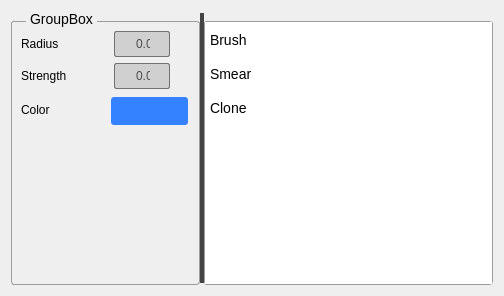
<?xml version="1.0" encoding="UTF-8"?>
<ui version="4.0">
 <class>FGETexturePaintForm</class>
 <widget class="QWidget" name="FGETexturePaintForm">
  <property name="geometry">
   <rect>
    <x>0</x>
    <y>0</y>
    <width>504</width>
    <height>296</height>
   </rect>
  </property>
  <property name="windowTitle">
   <string>Form</string>
  </property>
  <property name="styleSheet">
   <string notr="true">QDoubleSpinBox {
	height : 24px;
}

QGroupBox {
    border: 1px solid ;
	border-color: rgb(156, 156, 156);
    margin-top: 10px;
    font-size: 14px;
    border-radius: 3px;
}

QGroupBox::title {
	top:0px;
	left : 15px;
    subcontrol-origin: margin;
    subcontrol-position: top left;
    padding: 0px 2px;
}

QSplitter {
	border-color: rgb(156, 156, 156);
}

QSplitter::handle:horizontal {
	background-color : #444444;
	width: 13px;
	margin-top: 2px;
	margin-bottom: 2px;
	border-radius: 4px;
}
QListWidget{
    border: 1px solid ;
	border-color: rgb(156, 156, 156);
    margin-top: 10px;
    font-size: 14px;
    border-radius: 3px;
}
QListWidget::item{
	height : 32px;
    margin: 2px  2px 0px 2px;
    border-radius: 3px;
	cursor : pointer;
}
.QPushButton#color_pushButton{
	background-color: rgb(52, 130, 255);
	height : 28px;
    margin: 2px  2px 0px 2px;
    border-radius: 3px;
	cursor : pointer;
}



QDoubleSpinBox {
	margin-left: 20px;  /* make room for the arrows */
	margin-right: 20px;  /* make room for the arrows */
	border-radius:2px;
	color: rgb(76, 76, 76);
    text-align: center;
	border: 1 solid rgb(113, 113, 113);
	background-color: rgb(208, 208, 208);
}

QDoubleSpinBox::up-button  {
	subcontrol-origin: margin;
	subcontrol-position: center left;

	width: 19px;
	border-width: 1px;
}

QDoubleSpinBox::up-arrow  {
	image: url(:/Icons/svg/plus-icon.svg);
	min-width: 19px;
	min-height: 22px;	
	max-width: 19px;
	max-height: 22px;
	height: 22px;
	width: 19px;
	border: 1 solid rgb(113, 113, 113);
	background-color: rgb(172, 172, 172);
}

QDoubleSpinBox::up-button:pressed  {
	top: 1px;
	right: 1px;
}

QDoubleSpinBox::down-button  {
	subcontrol-origin: margin;
	subcontrol-position: center right;
	width: 19px;
	border-width: 1px;
}

QDoubleSpinBox::down-arrow  {
	image: url(:/Icons/svg/minus-icon.svg);
	min-width: 19px;
	min-height: 22px;	
	max-width: 19px;
	max-height: 22px;
	height: 22px;
	width: 19px;
	border: 1 solid rgb(113, 113, 113);
	
	background-color: rgb(172, 172, 172);
}

QDoubleSpinBox::down-button:pressed  {
top: 1px;
left: 1px;
}
</string>
  </property>
  <layout class="QGridLayout" name="gridLayout_2">
   <item row="0" column="0">
    <widget class="QSplitter" name="splitter">
     <property name="orientation">
      <enum>Qt::Horizontal</enum>
     </property>
     <widget class="QGroupBox" name="groupBox">
      <property name="title">
       <string>GroupBox</string>
      </property>
      <layout class="QGridLayout" name="gridLayout">
       <item row="0" column="0">
        <layout class="QHBoxLayout" name="horizontalLayout">
         <item>
          <widget class="QLabel" name="label">
           <property name="text">
            <string>Radius</string>
           </property>
          </widget>
         </item>
         <item>
          <widget class="QDoubleSpinBox" name="doubleSpinBox"/>
         </item>
        </layout>
       </item>
       <item row="1" column="0">
        <layout class="QHBoxLayout" name="horizontalLayout_2">
         <item>
          <widget class="QLabel" name="label_2">
           <property name="text">
            <string>Strength</string>
           </property>
          </widget>
         </item>
         <item>
          <widget class="QDoubleSpinBox" name="doubleSpinBox_2"/>
         </item>
        </layout>
       </item>
       <item row="2" column="0">
        <layout class="QHBoxLayout" name="horizontalLayout_3">
         <item>
          <widget class="QLabel" name="label_3">
           <property name="text">
            <string>Color</string>
           </property>
          </widget>
         </item>
         <item>
          <widget class="QPushButton" name="color_pushButton">
           <property name="styleSheet">
            <string notr="true"/>
           </property>
           <property name="text">
            <string/>
           </property>
          </widget>
         </item>
        </layout>
       </item>
       <item row="3" column="0">
        <spacer name="verticalSpacer">
         <property name="orientation">
          <enum>Qt::Vertical</enum>
         </property>
         <property name="sizeHint" stdset="0">
          <size>
           <width>20</width>
           <height>139</height>
          </size>
         </property>
        </spacer>
       </item>
      </layout>
     </widget>
     <widget class="QListWidget" name="listWidget">
      <item>
       <property name="text">
        <string>Brush</string>
       </property>
       <property name="icon">
        <iconset resource="../../../icons.qrc">
         <normaloff>:/Icons/svg/material_display_mode2.svg</normaloff>:/Icons/svg/material_display_mode2.svg</iconset>
       </property>
      </item>
      <item>
       <property name="text">
        <string>Smear</string>
       </property>
       <property name="icon">
        <iconset resource="../../../icons.qrc">
         <normaloff>:/Icons/svg/global7_gizmo.svg</normaloff>:/Icons/svg/global7_gizmo.svg</iconset>
       </property>
      </item>
      <item>
       <property name="text">
        <string>Clone</string>
       </property>
       <property name="icon">
        <iconset resource="../../../icons.qrc">
         <normaloff>:/Icons/svg/wireframe_material_display_mode2.svg</normaloff>:/Icons/svg/wireframe_material_display_mode2.svg</iconset>
       </property>
      </item>
     </widget>
    </widget>
   </item>
  </layout>
 </widget>
 <resources>
  <include location="../../../icons.qrc"/>
 </resources>
 <connections/>
</ui>
